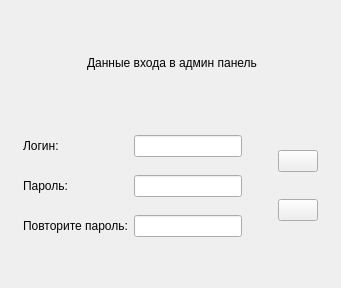
              <widget class="QWidget" name="tabAddTerminal2">
                <attribute name="icon">
                  <iconset resource="../../ekiosk.qrc">
                    <normaloff>:/assets/icons/reg_2.png</normaloff>:/assets/icons/reg_2.png</iconset>
                </attribute>
                <attribute name="title">
                  <string />
                </attribute>
                <layout class="QVBoxLayout" name="verticalLayout_4">
                  <property name="margin" stdset="0">
                    <number>3</number>
                  </property>
                  <item>
                    <layout class="QHBoxLayout" name="horizontalLayout_5">
                      <property name="leftMargin">
                        <number>3</number>
                      </property>
                      <property name="topMargin">
                        <number>50</number>
                      </property>
                      <property name="bottomMargin">
                        <number>50</number>
                      </property>
                      <item>
                        <spacer name="horizontalSpacer_7">
                          <property name="orientation">
                            <enum>Qt::Horizontal</enum>
                          </property>
                          <property name="sizeHint" stdset="0">
                            <size>
                              <width>40</width>
                              <height>20</height>
                            </size>
                          </property>
                        </spacer>
                      </item>
                      <item>
                        <widget class="QLabel" name="lblInformation2Reg">
                          <property name="text">
                            <string>Данные входа в админ панель</string>
                          </property>
                        </widget>
                      </item>
                      <item>
                        <spacer name="horizontalSpacer_2">
                          <property name="orientation">
                            <enum>Qt::Horizontal</enum>
                          </property>
                          <property name="sizeHint" stdset="0">
                            <size>
                              <width>40</width>
                              <height>20</height>
                            </size>
                          </property>
                        </spacer>
                      </item>
                    </layout>
                  </item>
                  <item>
                    <layout class="QHBoxLayout" name="horizontalLayout_4" stretch="80,20">
                      <property name="leftMargin">
                        <number>20</number>
                      </property>
                      <property name="topMargin">
                        <number>6</number>
                      </property>
                      <property name="rightMargin">
                        <number>20</number>
                      </property>
                      <item>
                        <layout class="QGridLayout" name="gridLayout_3">
                          <property name="verticalSpacing">
                            <number>18</number>
                          </property>
                          <item row="0" column="0">
                            <widget class="QLabel" name="lblSecretLoginReg">
                              <property name="styleSheet">
                                <string notr="true" />
                              </property>
                              <property name="text">
                                <string>Логин:</string>
                              </property>
                            </widget>
                          </item>
                          <item row="1" column="0">
                            <widget class="QLabel" name="lblSecretPasswordReg">
                              <property name="styleSheet">
                                <string notr="true" />
                              </property>
                              <property name="text">
                                <string>Пароль:</string>
                              </property>
                            </widget>
                          </item>
                          <item row="2" column="0">
                            <widget class="QLabel" name="lblSecretConfirmPasswordReg">
                              <property name="styleSheet">
                                <string notr="true" />
                              </property>
                              <property name="text">
                                <string>Повторите пароль:</string>
                              </property>
                            </widget>
                          </item>
                          <item row="0" column="1">
                            <widget class="QLineEdit" name="editSecretLoginReg">
                              <property name="minimumSize">
                                <size>
                                  <width>0</width>
                                  <height>0</height>
                                </size>
                              </property>
                              <property name="text">
                                <string />
                              </property>
                              <property name="placeholderText">
                                <string notr="true" />
                              </property>
                            </widget>
                          </item>
                          <item row="1" column="1">
                            <widget class="QLineEdit" name="editSecretPasswordReg">
                              <property name="minimumSize">
                                <size>
                                  <width>0</width>
                                  <height>0</height>
                                </size>
                              </property>
                              <property name="text">
                                <string />
                              </property>
                              <property name="echoMode">
                                <enum>QLineEdit::Password</enum>
                              </property>
                              <property name="placeholderText">
                                <string notr="true" />
                              </property>
                            </widget>
                          </item>
                          <item row="2" column="1">
                            <widget class="QLineEdit" name="editSecretConfirmPasswordReg">
                              <property name="minimumSize">
                                <size>
                                  <width>0</width>
                                  <height>0</height>
                                </size>
                              </property>
                              <property name="text">
                                <string />
                              </property>
                              <property name="echoMode">
                                <enum>QLineEdit::Password</enum>
                              </property>
                              <property name="placeholderText">
                                <string notr="true" />
                              </property>
                            </widget>
                          </item>
                        </layout>
                      </item>
                      <item>
                        <layout class="QGridLayout" name="gridLayout_4">
                          <property name="leftMargin">
                            <number>30</number>
                          </property>
                          <property name="verticalSpacing">
                            <number>12</number>
                          </property>
                          <item row="0" column="0">
                            <widget class="QPushButton" name="btnTabReg2">
                              <property name="focusPolicy">
                                <enum>Qt::NoFocus</enum>
                              </property>
                              <property name="text">
                                <string />
                              </property>
                              <property name="icon">
                                <iconset resource="../../ekiosk.qrc">
                                  <normaloff>:/assets/icons/reg_5.png</normaloff>
                                  :/assets/icons/reg_5.png</iconset>
                              </property>
                              <property name="iconSize">
                                <size>
                                  <width>72</width>
                                  <height>72</height>
                                </size>
                              </property>
                            </widget>
                          </item>
                          <item row="1" column="0">
                            <widget class="QPushButton" name="btnSaveReg2">
                              <property name="focusPolicy">
                                <enum>Qt::NoFocus</enum>
                              </property>
                              <property name="text">
                                <string />
                              </property>
                              <property name="icon">
                                <iconset resource="../../ekiosk.qrc">
                                  <normaloff>:/assets/icons/reg_6.png</normaloff>
                                  :/assets/icons/reg_6.png</iconset>
                              </property>
                              <property name="iconSize">
                                <size>
                                  <width>72</width>
                                  <height>72</height>
                                </size>
                              </property>
                            </widget>
                          </item>
                        </layout>
                      </item>
                    </layout>
                  </item>
                  <item>
                    <spacer name="verticalSpacer_2">
                      <property name="orientation">
                        <enum>Qt::Vertical</enum>
                      </property>
                      <property name="sizeHint" stdset="0">
                        <size>
                          <width>20</width>
                          <height>40</height>
                        </size>
                      </property>
                    </spacer>
                  </item>
                  <item>
                    <widget class="QWidget" name="wgtKeyPud_2" native="true">
                      <layout class="QHBoxLayout" name="horizontalLayout_8">
                        <property name="margin" stdset="0">
                          <number>1</number>
                        </property>
                        <item>
                          <layout class="QHBoxLayout" name="layoutWgtKeyPud_2" />
                        </item>
                      </layout>
                    </widget>
                  </item>
                </layout>
              </widget>
